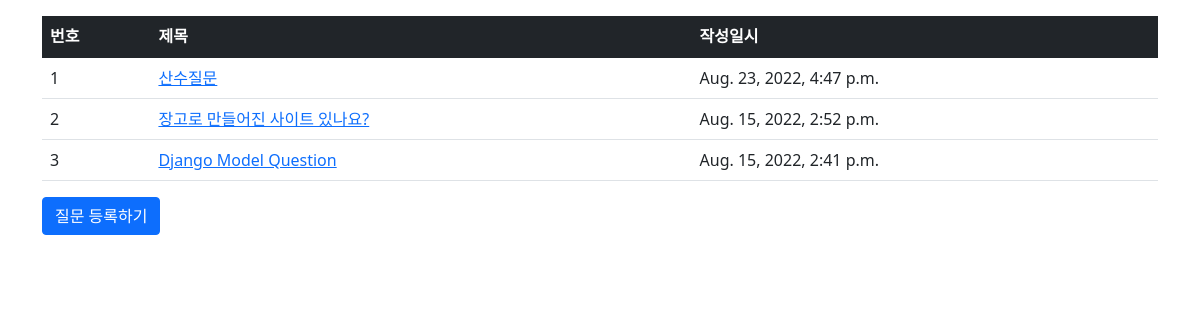
Screenshot of /pybo/ with the database file from the repository.
### pybo/models.py (models this page shows, shortened)
class Question(models.Model):
    subject = models.CharField(max_length=200)
    content = models.TextField()
    create_date = models.DateTimeField()

### pybo/views.py (the view)
# urls.py: path('', views.index, name='index'),
def index(request):
    question_list = Question.objects.order_by('-create_date')
    context = {'question_list': question_list}
    return render(request, 'pybo/question_list.html', context)

### templates/pybo/question_list.html
{% extends 'base.html' %}
{% block content %}
<div class="container my-3">
    <table class="table">
        <thead>
        <tr class="table-dark">
            <th>번호</th>
            <th>제목</th>
            <th>작성일시</th>
        </tr>
        </thead>
        <tbody>
        {% if question_list %}
        {% for question in question_list %}
        <tr>
            <td>{{ forloop.counter }}</td>
            <td>
                <a href="{% url 'pybo:detail' question.id %}">{{ question.subject }}</a>
            </td>
            <td>{{ question.create_date }}</td>
        </tr>
        {% endfor %}
        {% else %}
        <tr>
            <td colspan="3">질문이 없습니다.</td>
        </tr>
        {% endif %}
        </tbody>
    </table>
    <a href="{% url 'pybo:question_create' %}" class="btn btn-primary">질문 등록하기</a>
</div>
{% endblock %}

### rows the page displays
Question: subject "산수질문", create_date "Aug. 23, 2022, 4:47 p.m."
Question: subject "장고로 만들어진 사이트 있나요?", create_date "Aug. 15, 2022, 2:52 p.m."
Question: subject "Django Model Question", create_date "Aug. 15, 2022, 2:41 p.m."
